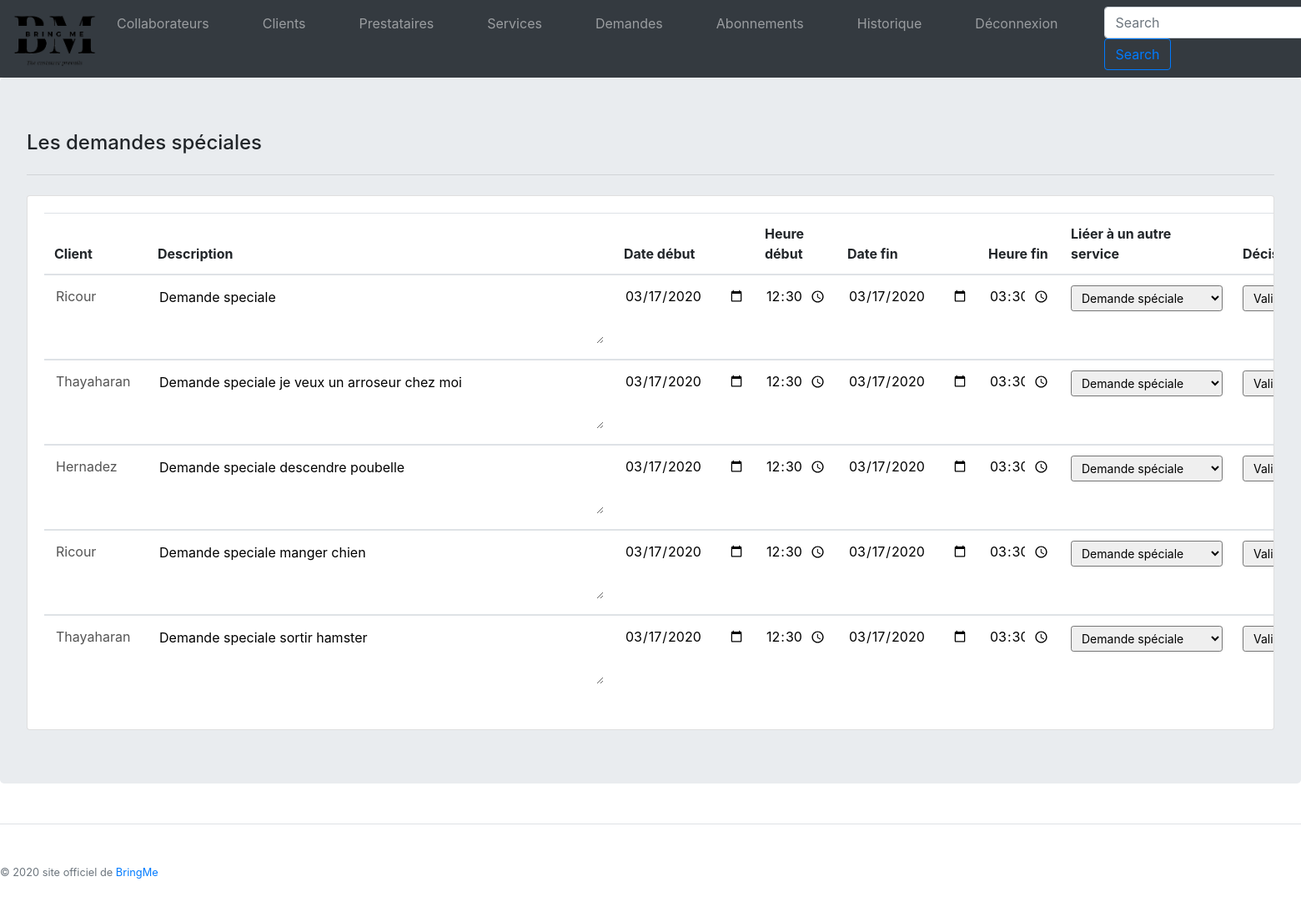
/back/request.php (signed in), run on the app's committed database.
### tables this page shows
CREATE TABLE IF NOT EXISTS `DELIVERY` (
  `idDelivery` INT AUTO_INCREMENT,
  `deliveryDateStart` DATE,
  `deliveryDateEnd` DATE,
  `deliveryHourStart` TIME,
  `deliveryState` INT,
  `deliveryRate` INT,
  `idService` INT,
  `idProvider` INT,
  `idBill` INT,
  `deliveryHourEnd` TIME,
  PRIMARY KEY (`idDelivery`),
  INDEX `PROVISION_SERVICE_FK` (`idService` ASC),
  INDEX `PROVISION_PROVIDER_FK` (`idProvider` ASC),
  INDEX `PROVISION_BILL_FK` (`idBill` ASC),
  CONSTRAINT `PROVISION_SERVICE_FK`
    FOREIGN KEY (`idService`)
    REFERENCES `SERVICE` (`idService`)
    ON DELETE CASCADE,
  CONSTRAINT `PROVISION_PROVIDER_FK`
    FOREIGN KEY (`idProvider`)
    REFERENCES `PROVIDER` (`idProvider`)
    ON DELETE CASCADE,
  CONSTRAINT `PROVISION_BILL_FK`
    FOREIGN KEY (`idBill`)
    REFERENCES `BILL` (`idBill`)
    ON DELETE CASCADE);

CREATE TABLE IF NOT EXISTS `USER` (
  `idUser` INT AUTO_INCREMENT,
  `userEmail` VARCHAR(50) NOT NULL,
  `userPassword` VARCHAR(255) NOT NULL,
  `userFirstName` VARCHAR(50),
  `userLastName` VARCHAR(50),
  `userBirth` DATE,
  `userAddress` VARCHAR(250),
  `userIdCity` INT,
  `userPhone` VARCHAR(20),
  `userPrivilege` INT,
  `userIp` VARCHAR(50),
  `userAgent` VARCHAR(500),
  `userAnnulation` INT,
  `state` TINYINT(1),
  `idSubscription` INT,
  `subStart` DATE,
  `subEnd` DATE,
  `subHourLeft` FLOAT,
  `userGuid` char(36),
  PRIMARY KEY (`idUser`),
  INDEX `fk_USER_SUBSCRIPTION1_idx` (`idSubscription` ASC),
  CONSTRAINT `fk_USER_SUBSCRIPTION1`
    FOREIGN KEY (`idSubscription`)
    REFERENCES `SUBSCRIPTION` (`idSub`)
    ON DELETE NO ACTION
    ON UPDATE NO ACTION,
  INDEX `USER_CITY_FK` (`userIdCity` ASC),
  CONSTRAINT `USER_CITY_FK`
      FOREIGN KEY (`userIdCity`)
      REFERENCES `CITY` (`idCity`)
      ON DELETE CASCADE);

CREATE TABLE IF NOT EXISTS `BILL` (
  `idBill` INT AUTO_INCREMENT,
  `idUser` INT,
  `billDate` DATE,
  `billDescription` VARCHAR(250),
  `billPrice` FLOAT,
  `billState` INT,
  `billStripeId` VARCHAR(250),
  PRIMARY KEY (`idBill`),
  INDEX `BILL_USER_FK` (`idUser` ASC),
  CONSTRAINT `BILL_USER_FK`
    FOREIGN KEY (`idUser`)
    REFERENCES `USER` (`idUser`)
    ON DELETE CASCADE);

### back/request.php (the view, shortened to what this page needs)
<?php include('../include/config.php');
$query = $pdo->prepare('SELECT * FROM DELIVERY INNER JOIN BILL on BILL.idBill = DELIVERY.idBILL INNER JOIN USER on USER.idUser = BILL.idUser WHERE DELIVERY.deliveryState = 2');
$query->execute();
$resultats = $query->fetchAll();
$query4 = $pdo->prepare('SELECT * FROM SERVICE ');
$query4->execute();
$allServices = $query4->fetchAll();
?>
<!DOCTYPE html>
<html>
<head>
  <link rel="stylesheet" href="../css/bootstrap.min.css">
  <link rel="stylesheet" href="../css/inscription.css">
</head>
<body>
<?php
  include('include/headerBack.php');
?>
<div class="jumbotron table-responsive-xl">
        <h4>Les demandes spéciales</h4>
        <hr class="my-4">
<div class="accordion" id="accordionExample">
  <div class="card">
    <div id="collapseOne" class="collapse show" aria-labelledby="headingOne" data-parent="#accordionExample">
      <div class="card-body">
        <table class="table table-hover">
            <thead>
              <tr>
                    <th scope="col">Client</th>
                    <th scope="col">Description</th>
                    <th scope="col">Date début</th>
                    <th scope="col">Heure début</th>
                    <th scope="col">Date fin</th>
                    <th scope="col">Heure fin</th>
                    <th scope="col">Liéer à un autre service</th>
                    <th scope="col">Décision</th>
              </tr>
            </thead>
          <?php
              foreach ($resultats as $demande) { ?>
                <tbody>
                  <tr>
                    <form action="PHP/requestValidation.php" method="POST">
                         <td>
                            <input type="text" class="inputRequest" name="user" value="<?php echo $demande['userLastName']; ?>" disabled>
                         </td>
                        <td>
                            <textarea id="descRequest" type="text" name="description" ><?php echo $demande['billDescription']; ?></textarea>
                        </td>
                        <td>
                            <input type="date" class="inputDate" name="dateStart" value="<?php echo $demande['deliveryDateStart']; ?>">
                        </td>
                        <td>
                            <input type="time" class="inputTime" name="hourStart" value="<?php echo $demande['deliveryHourStart']; ?>">
                        </td>
                        <td>
                            <input type="date" class="inputDate" name="dateEnd" value="<?php echo $demande['deliveryDateEnd']; ?>">
                        </td>
                        <td>
                            <input type="time" class="inputTime" name="hourEnd" value="<?php if ($demande['deliveryHourEnd'] == NULL )echo '--'; else echo $demande['deliveryHourEnd']; ?>">
                        </td>
                        <td>
                            <div class="form-group">
                                <select class="form-control-sm" name="idService">
                                    <?php foreach ($allServices as $service) { ?>
                                        <option value="<?php echo $service['idService']; ?>"><?php echo $service['serviceTitle']; ?></option>
                                    <?php } ?>
                                </select>
                            </div>
                        </td>
                        <td>
                            <div class="form-group">
                              <select class="form-control-sm" name="state">
                                <option value="1">Valider</option>
                              </select>
                            </div>
                        </td>
                    </form>
                  </tr>
                </tbody>
          <?php } ?>
        </table>
      </div>
    </div>
  </div>
</div>
</div>
  <?php include('../include/footer.php'); ?>
</body>
</html>

### css/back.css (style rules this page uses)
input { background-color:transparent; border: 0px solid; }
#descRequest { background-color:transparent; border: 0px solid; width: 535px; height: 70px; }
.inputRequest { width: 100px; }
.inputTime { width: 75px; }
.inputDate { background-color:transparent; border: 0px solid; width: 145px; }

### data on the page
delivery: user "Ricour", description "Demande speciale", dateStart "03/17/2020", hourStart "12:30:00", dateEnd "03/17/2020", hourEnd "15:30:00"
delivery: user "Thayaharan", description "Demande speciale je veux un arroseur chez moi", dateStart "03/17/2020", hourStart "12:30:00", dateEnd "03/17/2020", hourEnd "15:30:00"
delivery: user "Hernadez", description "Demande speciale descendre poubelle", dateStart "03/17/2020", hourStart "12:30:00", dateEnd "03/17/2020", hourEnd "15:30:00"
delivery: user "Ricour", description "Demande speciale manger chien", dateStart "03/17/2020", hourStart "12:30:00", dateEnd "03/17/2020", hourEnd "15:30:00"
delivery: user "Thayaharan", description "Demande speciale sortir hamster", dateStart "03/17/2020", hourStart "12:30:00", dateEnd "03/17/2020", hourEnd "15:30:00"

### other printed values
form field idService "Demande spéciale"
